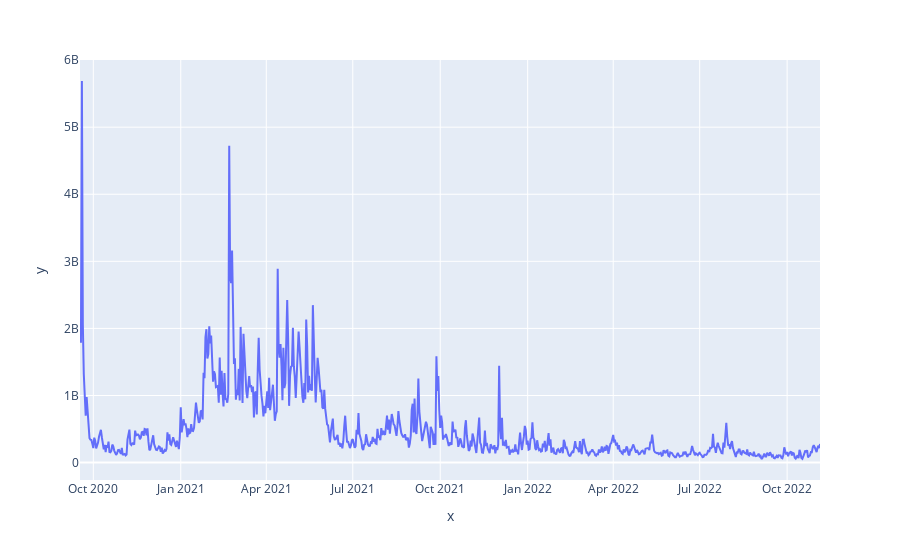

Write notebook code for a chart like this one.
### Code cell
fig = px.line(x=df['ts'], y=df['total_volumes'])
fig.show()

### Figure 1 — Plotly figure (JSON) as saved in the notebook; plotly's stock layout.template omitted (floating-point values rounded to 4 significant figures; data arrays with more than 128 entries replaced by an {"elided": "..."} marker saying what was removed)
{"data": [{"hovertemplate": "x=%{x}<br>y=%{y}<extra></extra>", "legendgroup": "", "line": {"color": "#636efa", "dash": "solid"}, "marker": {"symbol": "circle"}, "mode": "lines", "name": "", "orientation": "v", "showlegend": false, "type": "scatter", "x": {"elided": "780 str values"}, "xaxis": "x", "y": {"elided": "780 float values"}, "yaxis": "y"}], "layout": {"legend": {"tracegroupgap": 0}, "margin": {"t": 60}, "xaxis": {"anchor": "y", "domain": [0, 1], "title": {"text": "x"}}, "yaxis": {"anchor": "x", "domain": [0, 1], "title": {"text": "y"}}}}
